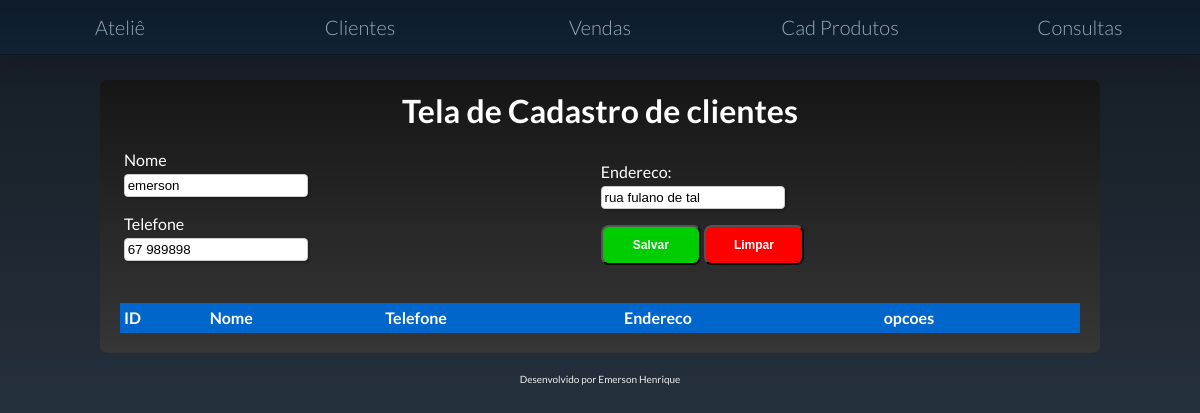
Screenshot of /projeto/cliente/1/ with the database file from the repository.
### core/models.py (models this page shows, shortened)
class Cadastro(models.Model):
    id = models.AutoField(primary_key=True)
    nome = models.CharField(max_length=100)
    telefone = models.CharField(max_length=20,)
    endereco = models.CharField(default=" - ", max_length=100, blank=True)
    class Meta:
        db_table = 'Cadastro'

### core/views.py (the view)
# urls.py: path('cliente/<int:pk>/', updatecliente, name='updatecliente'),
def updatecliente(request, pk, *args, **kwargs):
    cliente = Cadastro.objects.get(pk=pk)
    form = CadastroForm(request.POST or None, instance=cliente)
    if form.is_valid():
        form.save()
        return redirect('/projeto/cliente/')
    return render(request, 'cliente.html', {'form':form})

### core/forms.py
class CadastroForm(forms.ModelForm):
    class Meta:
        model = Cadastro
        fields = ['nome', 'telefone','endereco', ]

### templates/cliente.html (shortened to what this page needs)
{% extends 'base.html' %}
{% block listing %}
<h1 align="center"> Tela de Cadastro de clientes</h1></br>
{% block content %}
 <form action="" method="post">
     <table border="0px">
         <tr>
             <td>
                <fieldset>
                    <fieldset class="grupo">
                        <div class="campo">
                            <label >Nome</label>
                            {{ form.nome }}
                        </div>
                    </fieldset>
                    <div class="campo">
                        <label >Telefone</label>
                        {{ form.telefone }}
                    </div>
             </td>
             <td>
                 <div class="campo" >
                        <label> Endereco: </label>
                        {{form.endereco}}
                 </div>
                 <div>
                         <button type="submit" class="btn-Salvar" onclick="javascript:Alerta()">Salvar</button>
                         <button type="reset" class="btn-limpar"> Limpar </button>
                 </div>
             </td>
         </tr >
     </table>
</form>
<div>
<table id="custom">
  <thead>
    <tr>
        <th>ID</th>
        <th>Nome</th>
        <th>Telefone</th>
        <th>Endereco</th>
        <th>opcoes</th>
    </tr>
   </thead>
</table>
</div>
{% endblock content %}
{% endblock %}

### templates/css/layout.css (style rules this page uses)
html, body, h1, h2, h3, h4, h5, h6, p, li, ol, ul, pre { margin: 0; padding: 0; }
html, body { min-height: 100%; }
body { background-color: #345; background-image: linear-gradient(to bottom, #0009, transparent); color: #eee; font-family: 'Lato', sans-serif; font-size: 62.5%; padding: 0 20px; box-sizing: border-box; }
table { border-collapse: collapse; width: 100%; }
th, td { text-align: left; padding: 4px; }
th { background-color: #0066cc; color: white; }
.btn-Salvar { border-radius: 8px; height:40px; width:100px; background-color:#00CD00; color:#ffffff; font-family:arial; font-size:12px; font-weight:bold; font-style:normal; }
.btn-limpar { border-radius: 8px; height:40px; width:100px; background-color:#FF0000; color:#ffffff; font-family:arial; font-size:12px; font-weight:bold; font-style:normal; }

### templates/css/formulario.css (style rules this page uses)
* { margin: 0; padding: 0; }
fieldset { border: 0; }
.grupo:before, .grupo:after { content: " "; display: table; }
.grupo:after { clear: both; }
.campo { margin-bottom: 1em; }
.campo label { margin-bottom: 0.2em; color: white; display: block; }
fieldset.grupo .campo { float: left; margin-right: 1em; }
.campo input[type="text"], .campo input[type="email"], .campo input[type="url"], .campo input[type="tel"], .campo input[type="number"], .campo select, .campo textarea { border-radius: 4px; padding: 0.2em; border: 1px solid #CCC; box-shadow: 2px 2px 2px rgba(0,0,0,0.2); display: block; }

### rows the page displays
Cadastro: nome "emerson", telefone "67 989898", endereco "rua fulano de tal"
